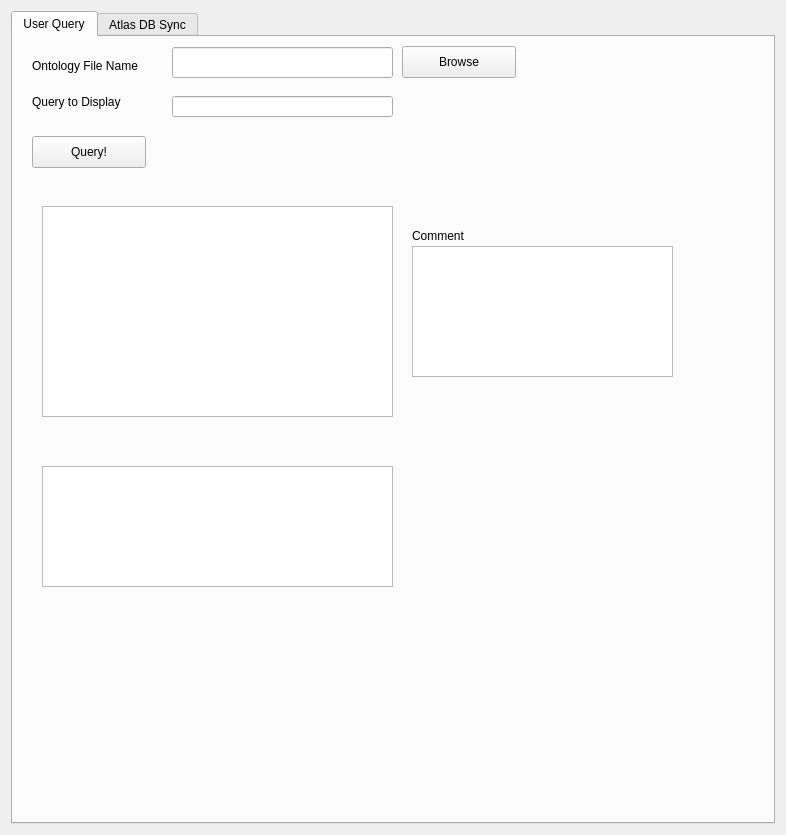
<?xml version="1.0" encoding="UTF-8"?>
<ui version="4.0">
 <class>qSlicerFacetedVisualizerModule</class>
 <widget class="qSlicerWidget" name="qSlicerFacetedVisualizerModule">
  <property name="geometry">
   <rect>
    <x>0</x>
    <y>0</y>
    <width>786</width>
    <height>835</height>
   </rect>
  </property>
  <property name="windowTitle">
   <string>Form</string>
  </property>
  <layout class="QGridLayout" name="gridLayout">
   <item row="0" column="1" rowspan="2" colspan="2">
    <widget class="QTabWidget" name="CTKCollapsibleButton">
     <property name="tabPosition">
      <enum>QTabWidget::North</enum>
     </property>
     <property name="tabShape">
      <enum>QTabWidget::Rounded</enum>
     </property>
     <property name="currentIndex">
      <number>0</number>
     </property>
     <property name="usesScrollButtons">
      <bool>true</bool>
     </property>
     <widget class="QWidget" name="CTKCollapsibleButtonPage1">
      <attribute name="title">
       <string>User Query</string>
      </attribute>
      <layout class="QVBoxLayout" name="verticalLayout_3">
       <item>
        <layout class="QVBoxLayout" name="verticalLayout">
         <item>
          <widget class="QWidget" name="widget" native="true">
           <widget class="QLabel" name="label">
            <property name="geometry">
             <rect>
              <x>10</x>
              <y>10</y>
              <width>131</width>
              <height>20</height>
             </rect>
            </property>
            <property name="text">
             <string>Ontology File Name</string>
            </property>
           </widget>
           <widget class="QLabel" name="label_query">
            <property name="geometry">
             <rect>
              <x>10</x>
              <y>45</y>
              <width>111</width>
              <height>21</height>
             </rect>
            </property>
            <property name="text">
             <string>Query to Display</string>
            </property>
           </widget>
           <widget class="QPushButton" name="pushButton_query">
            <property name="geometry">
             <rect>
              <x>10</x>
              <y>90</y>
              <width>114</width>
              <height>32</height>
             </rect>
            </property>
            <property name="text">
             <string>Query!</string>
            </property>
           </widget>
           <widget class="QLineEdit" name="lineEdit">
            <property name="geometry">
             <rect>
              <x>150</x>
              <y>1</y>
              <width>221</width>
              <height>31</height>
             </rect>
            </property>
           </widget>
           <widget class="QPushButton" name="pushButton_browse">
            <property name="geometry">
             <rect>
              <x>380</x>
              <y>0</y>
              <width>114</width>
              <height>32</height>
             </rect>
            </property>
            <property name="text">
             <string>Browse</string>
            </property>
           </widget>
           <widget class="QLineEdit" name="lineEdit_query">
            <property name="geometry">
             <rect>
              <x>150</x>
              <y>50</y>
              <width>221</width>
              <height>21</height>
             </rect>
            </property>
           </widget>
           <widget class="ctkCollapsibleButton" name="CollapsibleButton" native="true">
            <property name="geometry">
             <rect>
              <x>10</x>
              <y>130</y>
              <width>654</width>
              <height>281</height>
             </rect>
            </property>
            <property name="text" stdset="0">
             <string>Query Results</string>
            </property>
            <widget class="QTreeView" name="treeViewResults">
             <property name="geometry">
              <rect>
               <x>10</x>
               <y>30</y>
               <width>351</width>
               <height>211</height>
              </rect>
             </property>
             <property name="mouseTracking">
              <bool>true</bool>
             </property>
             <property name="editTriggers">
              <set>QAbstractItemView::CurrentChanged|QAbstractItemView::DoubleClicked|QAbstractItemView::SelectedClicked</set>
             </property>
             <property name="dragEnabled">
              <bool>true</bool>
             </property>
             <property name="alternatingRowColors">
              <bool>true</bool>
             </property>
             <property name="selectionBehavior">
              <enum>QAbstractItemView::SelectRows</enum>
             </property>
             <property name="wordWrap">
              <bool>true</bool>
             </property>
            </widget>
            <widget class="QPlainTextEdit" name="plainTextEditCommentBox">
             <property name="geometry">
              <rect>
               <x>380</x>
               <y>70</y>
               <width>261</width>
               <height>131</height>
              </rect>
             </property>
             <property name="readOnly">
              <bool>true</bool>
             </property>
             <property name="textInteractionFlags">
              <set>Qt::NoTextInteraction</set>
             </property>
            </widget>
            <widget class="QLabel" name="label_comment">
             <property name="geometry">
              <rect>
               <x>380</x>
               <y>50</y>
               <width>171</width>
               <height>20</height>
              </rect>
             </property>
             <property name="text">
              <string>Comment</string>
             </property>
            </widget>
           </widget>
           <widget class="ctkCollapsibleButton" name="CollapsibleButton_2" native="true">
            <property name="geometry">
             <rect>
              <x>0</x>
              <y>390</y>
              <width>631</width>
              <height>171</height>
             </rect>
            </property>
            <property name="text" stdset="0">
             <string>QueryLog</string>
            </property>
            <widget class="QTreeView" name="treeViewQueryLog">
             <property name="geometry">
              <rect>
               <x>20</x>
               <y>30</y>
               <width>351</width>
               <height>121</height>
              </rect>
             </property>
            </widget>
           </widget>
          </widget>
         </item>
        </layout>
       </item>
      </layout>
     </widget>
     <widget class="QWidget" name="tab">
      <attribute name="title">
       <string>Atlas DB Sync</string>
      </attribute>
      <widget class="QLabel" name="label_query_2">
       <property name="geometry">
        <rect>
         <x>50</x>
         <y>40</y>
         <width>91</width>
         <height>21</height>
        </rect>
       </property>
       <property name="text">
        <string>Atlas model</string>
       </property>
      </widget>
      <widget class="QLineEdit" name="lineEdit_mrml">
       <property name="geometry">
        <rect>
         <x>170</x>
         <y>40</y>
         <width>221</width>
         <height>21</height>
        </rect>
       </property>
      </widget>
      <widget class="QLabel" name="label_query_3">
       <property name="geometry">
        <rect>
         <x>30</x>
         <y>90</y>
         <width>121</width>
         <height>21</height>
        </rect>
       </property>
       <property name="text">
        <string>Matching DB atom</string>
       </property>
      </widget>
      <widget class="QLineEdit" name="lineEdit_DBatom">
       <property name="geometry">
        <rect>
         <x>170</x>
         <y>90</y>
         <width>221</width>
         <height>21</height>
        </rect>
       </property>
      </widget>
      <widget class="QPushButton" name="pushButton_mrmlDB">
       <property name="geometry">
        <rect>
         <x>20</x>
         <y>140</y>
         <width>114</width>
         <height>32</height>
        </rect>
       </property>
       <property name="text">
        <string>Apply</string>
       </property>
      </widget>
      <widget class="QTreeView" name="treeViewResults_mrmlDB">
       <property name="geometry">
        <rect>
         <x>20</x>
         <y>200</y>
         <width>351</width>
         <height>251</height>
        </rect>
       </property>
       <property name="mouseTracking">
        <bool>true</bool>
       </property>
       <property name="editTriggers">
        <set>QAbstractItemView::CurrentChanged|QAbstractItemView::DoubleClicked|QAbstractItemView::SelectedClicked</set>
       </property>
       <property name="dragEnabled">
        <bool>true</bool>
       </property>
       <property name="alternatingRowColors">
        <bool>true</bool>
       </property>
       <property name="selectionBehavior">
        <enum>QAbstractItemView::SelectRows</enum>
       </property>
       <property name="wordWrap">
        <bool>true</bool>
       </property>
      </widget>
      <widget class="QLabel" name="label_query_4">
       <property name="geometry">
        <rect>
         <x>180</x>
         <y>10</y>
         <width>221</width>
         <height>21</height>
        </rect>
       </property>
       <property name="text">
        <string>Match atlas model to DB atoms</string>
       </property>
      </widget>
     </widget>
    </widget>
   </item>
  </layout>
 </widget>
 <customwidgets>
  <customwidget>
   <class>ctkCollapsibleButton</class>
   <extends>QWidget</extends>
   <header>ctkCollapsibleButton.h</header>
   <container>1</container>
  </customwidget>
  <customwidget>
   <class>qSlicerWidget</class>
   <extends>QWidget</extends>
   <header>qSlicerWidget.h</header>
   <container>1</container>
  </customwidget>
 </customwidgets>
 <resources/>
 <connections/>
</ui>
